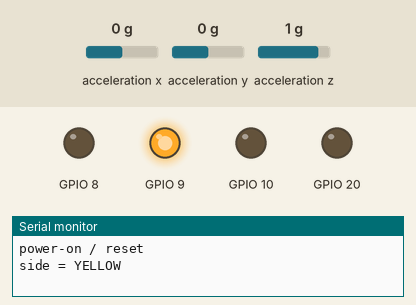
A sketch run on a simulated ESP32-C6. On the bench: output pins drawn as LEDs (lit = HIGH), the last lines printed to the serial monitor. Wiring (inferred from the names in the program): ADXL345 accelerometer at I2C address 0x53. The inputs (shaded band) are chosen by the test bench; at power-on: acceleration x 0 g, acceleration z 1 g, acceleration y 0 g.

Above: at 1.2 s.
1.3 s: acceleration x set to -1.2 g
3.2 s: acceleration x set to -1.5 g
At 4.6 s:
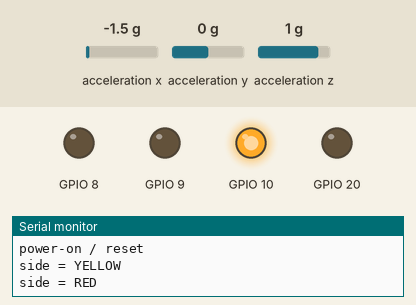
5.3 s: acceleration x set to -0.3 g
7.1 s: acceleration x set to 0 g
At 8.4 s:
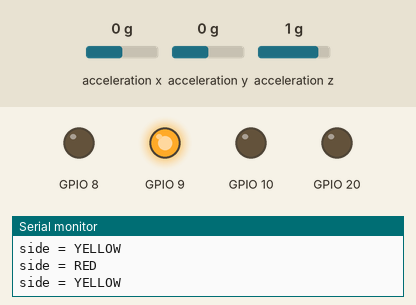
9.3 s: acceleration z set to 0.1 g
11.1 s: acceleration z set to -0.2 g
At 12.3 s:
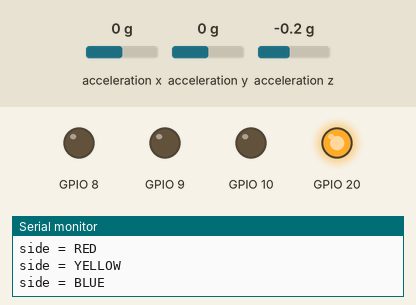
Timing chart, 0 to 14.1 s (numbered marks = the images above; inputs shaded):
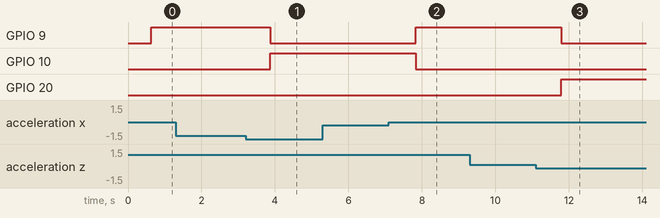

Measured:
- the behaviour switches between -1.3 and -1.4 g on acceleration x (found by bisection; images 0 and 1)
- the behaviour switches between -0.2 and -0.1 g on acceleration x (found by bisection; images 1 and 2)
- the behaviour switches between 0 and -0.1 g on acceleration z (found by bisection; images 2 and 3)
- after the input at 1.3 s, every drawn part: stays the same
- after the input at 3.2 s, GPIO 9: HIGH → LOW after 0.68 s; GPIO 10: LOW → HIGH after 0.68 s
- after the input at 5.3 s, every drawn part: stays the same
- after the input at 7.1 s, GPIO 9: LOW → HIGH after 0.73 s; GPIO 10: HIGH → LOW after 0.73 s
- after the input at 9.3 s, every drawn part: stays the same
- after the input at 11.1 s, GPIO 9: HIGH → LOW after 0.69 s; GPIO 20: LOW → HIGH after 0.69 s

The sketch:

firmware.ino
```cpp
// firmware.ino — DND status cube (Seeed XIAO ESP32-C6).
//
// Reads the ADXL345 to decide which face points UP, then lights that side's LED.
// TOP / BOTTOM sides have no LED (off). After sitting on an "off" side for
// SLEEP_TIMEOUT_MS, the cube deep-sleeps and wakes on movement (ADXL345 INT → D0).
#include <DndBox.h>
#include "config.h"

// ───────── Tuning ─────────
static const uint32_t SLEEP_TIMEOUT_MS = 30000;  // idle-on-off-side before sleep
static const float    MATCH_MIN_CONF   = 0.90f;  // dot-product needed to accept a side
static const uint8_t  DEBOUNCE         = 4;       // stable reads before switching side
static const uint16_t LOOP_DELAY_MS    = 80;

int      currentSide = -1;   // side currently displayed
int      candidate   = -1;   // side we're debouncing toward
uint8_t  stable      = 0;
uint32_t offSince    = 0;    // millis() when we landed on an off side (0 = not off)

static bool isOffSide(int i) { return i >= 0 && SIDES[i].ledPin < 0; }

void showSide(int i) {
  ledSet(i >= 0 ? SIDES[i].ledPin : -1);
  Serial.printf("side = %s\n", i >= 0 ? SIDES[i].name : "?");
}

// Flash all LEDs briefly so a hardware/wiring fault is obvious.
void errorBlink() {
  for (;;) {
    for (int p : DND_LEDS) digitalWrite(p, HIGH);
    delay(150);
    ledsAllOff();
    delay(150);
    Serial.println("ADXL345 not found — check SDA/SCL/power.");
  }
}

void setup() {
  Serial.begin(115200);
  ledsInit();
  if (!adxlBegin()) errorBlink();
  Serial.println(wokeFromMotion() ? "woke from motion" : "power-on / reset");
}

void loop() {
  float x, y, z, conf;
  adxlReadAvg(x, y, z, 16);
  int b = bestSide(SIDES, NUM_SIDES, x, y, z, &conf);
  if (conf < MATCH_MIN_CONF) b = currentSide;   // ambiguous tilt → hold current

  if (b == candidate) { if (stable < 255) stable++; }
  else { candidate = b; stable = 0; }

  if (stable >= DEBOUNCE && b != currentSide) {
    currentSide = b;
    showSide(currentSide);
  }

  // Sleep after being idle on an off side (charging keeps working — motion wakes it).
  if (isOffSide(currentSide)) {
    if (offSince == 0) offSince = millis();
    else if (millis() - offSince > SLEEP_TIMEOUT_MS) {
      Serial.println("idle on off side → deep sleep");
      Serial.flush();
      deviceSleep();  // returns only after a reset on the next wake
    }
  } else {
    offSince = 0;
  }

  delay(LOOP_DELAY_MS);
}
```

config.h
```cpp
// config.h — orientation calibration for the DND cube.
//
// GENERATED by `./upload.sh calibrate`. Re-run that to regenerate; don't hand-edit.
// Each row is the accelerometer reading (in g) when that side faces UP.
#pragma once
#include <DndBox.h>

static const SideRef SIDES[] = {
  { "RED", -0.9647f, -0.0153f, 0.1765f, PIN_LED_RED },
  { "GREEN", 1.0375f, 0.0770f, -0.3267f, PIN_LED_GREEN },
  { "YELLOW", 0.2797f, 0.0132f, 0.8917f, PIN_LED_YELLOW },
  { "BLUE", -0.2234f, 0.0654f, -1.0351f, PIN_LED_BLUE },
  { "TOP", 0.0292f, 1.0652f, -0.0260f, -1 },
  { "BOTTOM", 0.0715f, -1.0069f, -0.1805f, -1 },
};
static const int NUM_SIDES = sizeof(SIDES) / sizeof(SIDES[0]);
```
